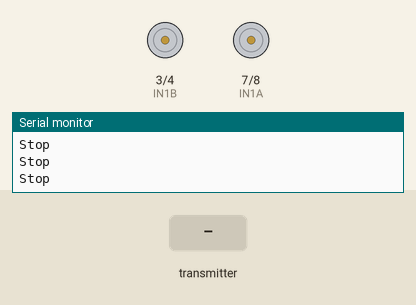
Simulated run of this sketch. Board: Arduino Uno, built with avr-gcc and run on an emulated ATmega328P. On the bench: motor-driver pin pairs drawn as motors (green arrow = first pin HIGH = forward, orange = second pin HIGH = backward, longer = more drive), the last lines printed to the serial monitor. The inputs (shaded band) are chosen by the test bench. No radio packets arrive unless stated.

Above: at 1.2 s.
1.3 s: the transmitter starts sending j1PotY = 0
At 1.6 s:
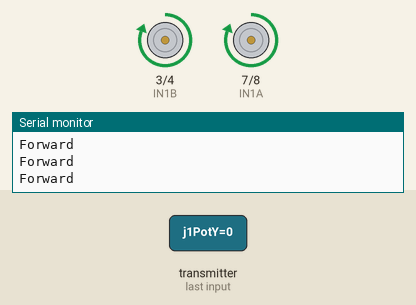
2.8 s: the transmitter starts sending j1PotY = 255
At 3.9 s:
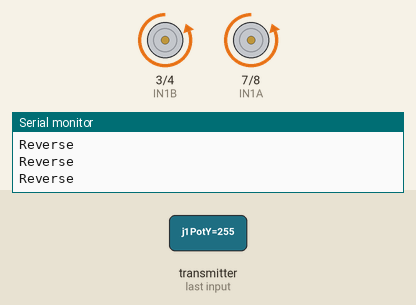
4.3 s: the transmitter starts sending j1PotY = 64
At 4.9 s:
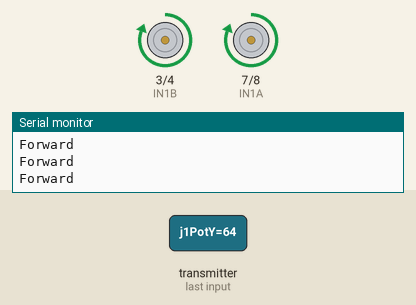
Timing chart, 0 to 7.3 s (numbered marks = the images above; inputs shaded):
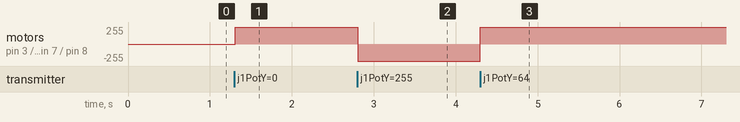

Measured:
- after the input at 1.3 s, motor on pin 3 (IN1B) / pin 4 (IN2B), motor on pin 7 (IN1A) / pin 8 (IN2A): stopped → forward 255/255 at once
- after the input at 2.8 s, motor on pin 3 (IN1B) / pin 4 (IN2B), motor on pin 7 (IN1A) / pin 8 (IN2A): forward 255/255 → backward 255/255 at once
- after the input at 4.3 s, motor on pin 3 (IN1B) / pin 4 (IN2B), motor on pin 7 (IN1A) / pin 8 (IN2A): backward 255/255 → forward 255/255 at once

The sketch:

Reciever.ino
```cpp
#include <SPI.h>
#include <nRF24L01.h>
#include <RF24.h>
RF24 radio(5,6);   // nRF24L01 (CE, CSN)
const byte address[6] = "00001";

int  xAxis, yAxis;
int motorSpeedA = 0;
int motorSpeedB = 0;

unsigned long lastReceiveTime = 0;
unsigned long currentTime = 0;

#define IN1A 7
#define IN2A 8
#define IN1B 3
#define IN2B 4

// Max size of this struct is 32 bytes - NRF24L01 buffer limit
struct Data_Package {
  byte j1PotX;
  byte j1PotY;
  byte j1Button;
  byte j2PotX;
  byte j2PotY;
  byte j2Button;
  byte pot1;
  byte pot2;
  byte tSwitch1;
  byte tSwitch2;
};

Data_Package data; //Create a variable with the above structure

void setup() {
  pinMode(IN1A, OUTPUT);
  pinMode(IN2A, OUTPUT);
  pinMode(IN1B, OUTPUT);
  pinMode(IN2B, OUTPUT);

  Serial.begin(9600);
  radio.begin();
  radio.openReadingPipe(0, address);
  radio.setAutoAck(false);
  radio.setDataRate(RF24_250KBPS);
  radio.setPALevel(RF24_PA_LOW);
  radio.startListening(); //  Set the module as receiver
  resetData();


}
void loop() {
  // Check whether there is data to be received
  if (radio.available()) {
    radio.read(&data, sizeof(Data_Package)); // Read the whole data and store it into the 'data' structure
    lastReceiveTime = millis(); // At this moment we have received the data
  }
  // Check whether we keep receving data, or we have a connection between the two modules
  currentTime = millis();
  if ( currentTime - lastReceiveTime > 1000 ) { // If current time is more then 1 second since we have recived the last data, that means we have lost connection
    resetData(); // If connection is lost, reset the data. It prevents unwanted behavior, for example if a drone has a throttle up and we lose connection, it can keep flying unless we reset the values
  }
  yAxis = data.j1PotY;
  xAxis = data.j1PotX;

  if ( yAxis <120){
      digitalWrite(IN1A, 1);
      digitalWrite(IN2A, 0);
      digitalWrite(IN1B, 1);
      digitalWrite(IN2B, 0);
      Serial.println("Forward");

    }
  else if (yAxis>140 ){
      digitalWrite(IN1A, 0);
      digitalWrite(IN2A, 1);
      digitalWrite(IN1B, 0);
      digitalWrite(IN2B, 1);
      Serial.println("Reverse");


    }
  else {
      digitalWrite(IN1A, 0);
      digitalWrite(IN2A, 0);
      digitalWrite(IN1B, 0);
      digitalWrite(IN2B, 0);
      Serial.println("Stop");

    }
//  //Print the data in the Serial Monitor
//  Serial.print("j1PotX: ");
//  Serial.print(data.j1PotX);
//  Serial.print("; j1PotY: ");
//  Serial.print(data.j1PotY);
//  Serial.print("; j2PotX: ");
//  Serial.print(data.j2PotX);
//  Serial.print("; j2PotY: ");
//  Serial.print(data.j2PotY);
//  Serial.println(" ");
//  delay(100);
}

void resetData() {
  // Reset the values when there is no radio connection - Set initial default values
  data.j1PotX = 127;
  data.j1PotY = 127;
  data.j2PotX = 127;
  data.j2PotY = 127;
  data.j1Button = 1;
  data.j2Button = 1;
  data.pot1 = 1;
  data.pot2 = 1;
  data.tSwitch1 = 1;
  data.tSwitch2 = 1;

}
```
